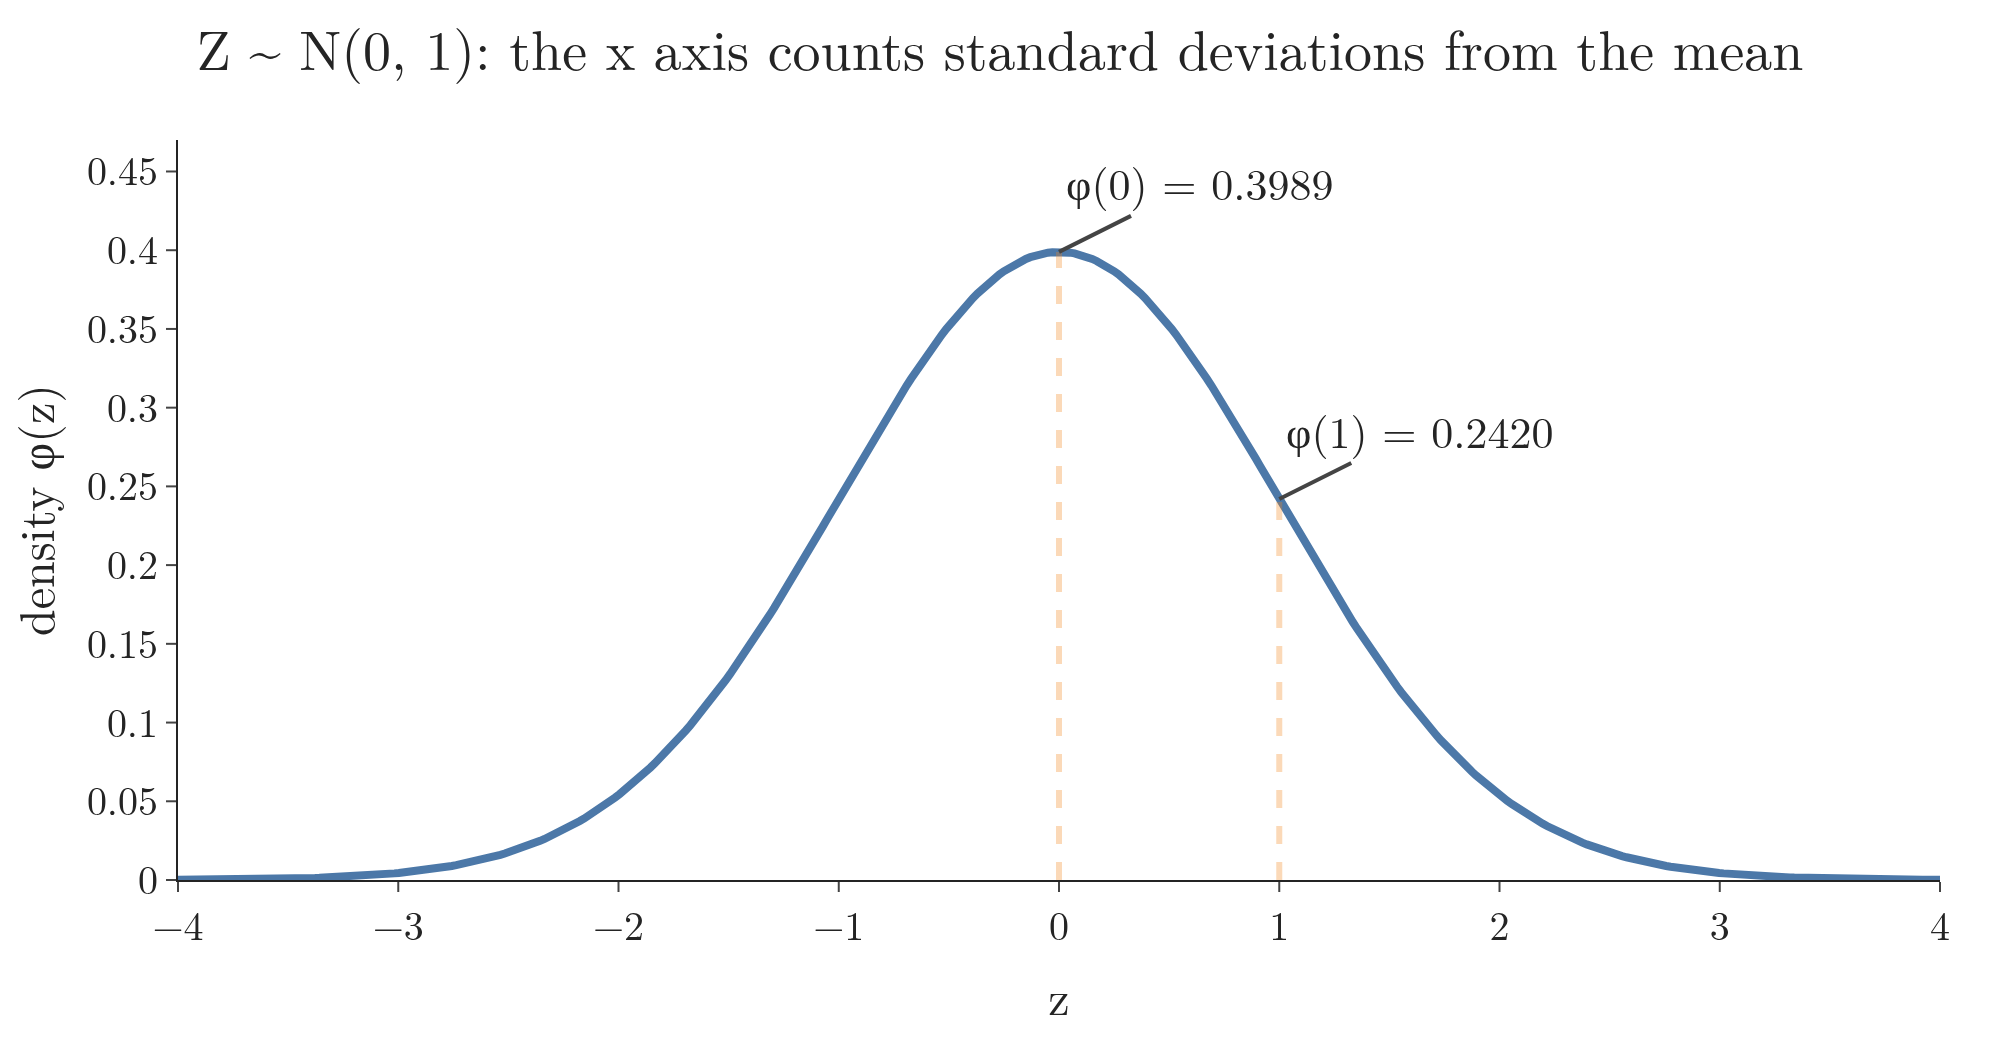

Python code for this plot:
"""The standard normal PDF phi(z) with the two worked values of section 2: phi(0) = 0.3989 and phi(1) = 0.2420."""
from pathlib import Path
import numpy as np
import plotly.graph_objects as go
from scipy import stats

here = Path(__file__).parent
z = np.linspace(-4, 4, 400)
assert round(stats.norm.pdf(0), 4) == 0.3989 and round(stats.norm.pdf(1), 4) == 0.2420
fig = go.Figure(go.Scatter(x=z, y=stats.norm.pdf(z), mode="lines", line=dict(color="#4C78A8", width=4)))
for v in (0, 1):
    h = stats.norm.pdf(v)
    fig.add_shape(type="line", x0=v, x1=v, y0=0, y1=h, line=dict(color="#F58518", width=3, dash="dash"))
    fig.add_annotation(x=v, y=h, text=f"φ({v}) = {h:.4f}", ax=70, ay=-35, font=dict(size=22), arrowwidth=2)
fig.update_layout(template="simple_white", width=1000, height=520, font=dict(family="Latin Modern Roman", size=20),
                  title=dict(text="Z ~ N(0, 1): the x axis counts standard deviations from the mean", x=0.5),
                  xaxis=dict(title="z", dtick=1), yaxis=dict(title="density φ(z)", range=[0, 0.47]),
                  showlegend=False, margin=dict(l=80, r=30, t=70, b=70))
fig.write_image(here / "phi_curve.png", scale=2)
fig.write_image(here / "phi_curve.pdf")
